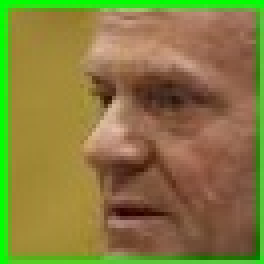
#> input picture Donald Tusk Cropped/6caef06b8a.jpg, 66 x 66 px (shown 4 times larger)
$ jupyter execute --allow-errors 'Pipeline Model.ipynb'   (shell and % lines are left out)
#> lines starting #> are read from the running program, lines starting #| are printed output that depends on the picture
[cell 1]
import numpy as np
import pandas as pd
import matplotlib.pyplot as plt
import sklearn
import pickle
import cv2

[cell 2]
mean = pickle.load(open('./model/mean_preprocess.pickle','rb'))
#> (reads model/mean_preprocess.pickle from the repository)
model_svm = pickle.load(open('./model/model_svm.pickle','rb'))
#> (reads model/model_svm.pickle from the repository)
#> (the rest of this cell did not finish here and is left out)

[cell 3]
politician_pre = ['Bosak','Tusk']
font = cv2.FONT_HERSHEY_SIMPLEX

[cell 4]
mean.shape

[cell 5]
#test data

def pipeline_model(img, color='bgr'):
    color = 'bgr'
#to gray
    if color == 'bgr':
        gray = cv2.cvtColor(img, cv2.COLOR_BGR2GRAY)
    else:
        gray = cv2.cvtColor(img, cv2.COLOR_RGB2GRAY)

#resize image
    if gray.shape[1] > 100:
        gray_resize = cv2.resize(gray,(120,120), cv2.INTER_AREA)
    else:
        gray_resize = cv2.resize(gray,(120,120), cv2.INTER_CUBIC)
#flattening
    gray_reshape = gray_resize.reshape(1,14400)
#subtract with mean

    gray_mean = gray_reshape - mean
#get eigne image
    eigen_image = model_pca.transform(gray_mean)
#pass to ML model (SVM)
    results = model_svm.predict_proba(eigen_image)[0]


    predict = results.argmax() #0 or 1
    score = results[predict]
    print(score)
    if score >=0.6:
        return 'Tusk'
    else:
        return 'Bosak'
#cv2.putText(img,font,1,(0,255,0),2)

[cell 6]
test_data_path = './Donald Tusk Cropped/6caef06b8a.jpg'

#read image
img = cv2.imread(test_data_path)
#> img is the input picture: shape (66, 66, 3); mean B, G, R 62.4, 123.8, 134.6
plt.imshow(img)
#> (the rest of this cell did not finish here and is left out)

#> in pipeline_model, `gray = cv2.cvtColor(img, cv2.COLOR_BGR2GRAY)`:
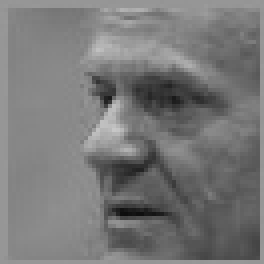
#> gray: shape (66, 66) (shown 4 times larger); min 13, max 199, mean 120.1
